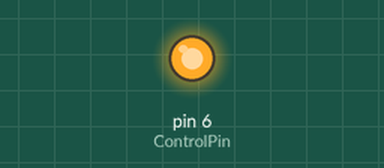
Simulated run of this sketch. Board: Arduino Uno, built with avr-gcc and run on an emulated ATmega328P. On the bench: output pins drawn as LEDs (lit = HIGH). What the sketch prints to the serial monitor is not drawn.

Above: at 0.05 s.
At 10.0 s:
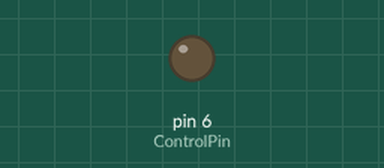
Timing chart, 0 to 13.0 s (numbered marks = the images above):
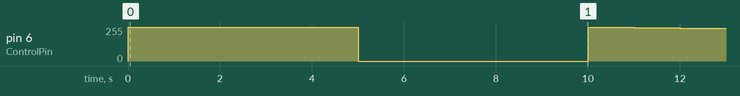

The sketch:

Motor.ino
```cpp
//>5V Motor Start/Stop and Speed Control

int ControlPin = 6;   //give your arduino pin a name
void setup() { // the setup routine runs once when you reset the Arduino:

  pinMode(ControlPin, OUTPUT); // initialize the digital pin as an output.

  Serial.begin(9600);          //setup the serial monitor for viewing the active PWM control value
}

void loop() { // the loop routine runs over and over again forever:

 //Start/Stop Control
  digitalWrite(ControlPin, HIGH); // turn the motor on by making the voltage HIGH
  delay(5000);                    // wait for time seconds/1000
  digitalWrite(ControlPin, LOW);  // turn the motor off by making the voltge LOW
  delay(5000);                    // wait for time seconds/1000

 // Speed Control
 // reduce motor speed from max to min in increments of 5 points PWM:
  for (int speedPWM = 255 ; speedPWM >= 0; speedPWM -= 5) { // sets the PWM range from 255 to 0
    analogWrite(ControlPin, speedPWM);                      // writes speedPWM to the motor control pin, arduino pin 3
    Serial.println(speedPWM);                               // prints the fade value to the serial monitor to allow you to find minimum 0 load run speed
    delay(1000);
  }

  // increase motor speed from min to max in increments of 5 points PWM:
  for (int speedPWM = 0 ; speedPWM <= 255; speedPWM += 5) {
    analogWrite(ControlPin, speedPWM);
    Serial.println(speedPWM);
    delay(1000);
  }
}
```

Measured:
- by itself, pin 6 (ControlPin): ramps from 255/255 to 0/255 and jumps back, once every 10.0 s
